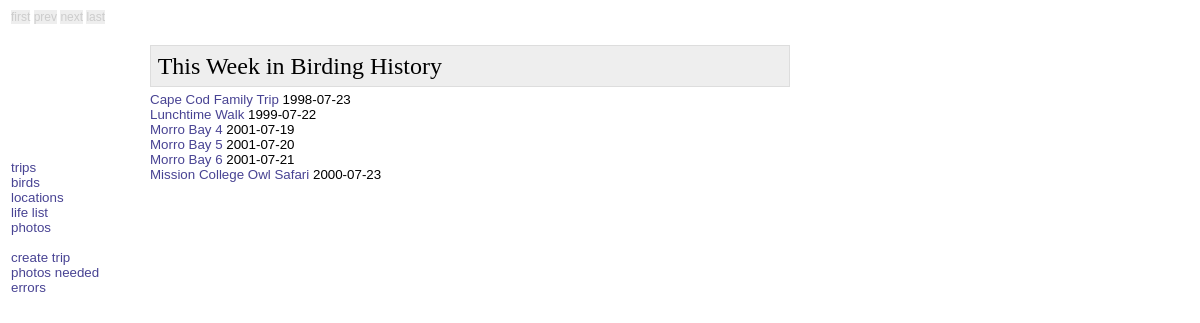
The page /onthisdate.php on the database its author committed.
### tables this page shows
CREATE TABLE trip (
  objectid mediumint(9) NOT NULL auto_increment,
  Leader text,
  ReferenceURL text,
  Name text,
  Notes text,
  Date date default NULL,
  PRIMARY KEY  (objectid),
  KEY dateIndex (date)
) TYPE=MyISAM;

### onthisdate.php (the view, shortened to what this page needs)
<?php
require("./birdwalker.php");
$localtimearray = localtime(time(), 1);
$dayStart = $localtimearray["tm_yday"] - 3;
$dayStop = $localtimearray["tm_yday"] + 3;
$tripsOnThisDate = performQuery("select * from trip where Month(Date)='" . ($localtimearray["tm_mon"] + 1) . "' and DayOfYear(Date)>='" . $dayStart . "' and DayOfYear(Date)<='" . $dayStop . "'");
?>
<html>
  <head>
    <link title="Style" href="./stylesheet.css" type="text/css" rel="stylesheet">
  </head>
  <body>
    <div class="contentright">
	  <div class=titleblock>
	    <div class=pagetitle>This Week in Birding History</div>
      </div>
<?php
	while($info = mysql_fetch_array($tripsOnThisDate))
	{
		echo "<a href=\"./tripdetail.php?id=". $info["objectid"] . "\">" . $info["Name"] . "</a> " . $info["Date"] . "<br/>";
	}
?>
    </div>
  </body>
</html>

### stylesheet.css (style rules this page uses)
.contentright { font: 10pt Arial; left: 150px; width: 640px; top: 40px; padding-bottom: 30px; position: absolute }
.pagetitle { font: 18pt Times, Serif }
.titleblock { border: solid 1px #DDDDDD; margin-top: 5px; margin-bottom: 5px; padding: 5pt; background-color: #EEEEEE }
a { color:#484393; text-decoration:none; }

### rows shown on the page
trip: Name "Cape Cod Family Trip", Date "1998-07-23"
trip: Name "Lunchtime Walk", Date "1999-07-22"
trip: Name "Morro Bay 4", Date "2001-07-19"
trip: Name "Morro Bay 5", Date "2001-07-20"
trip: Name "Morro Bay 6", Date "2001-07-21"
trip: Name "Mission College Owl Safari", Date "2000-07-23"

### other values the page prints
$firstLabel "first"
$prevLabel "prev"
$nextLabel "next"
$lastLabel "last"
